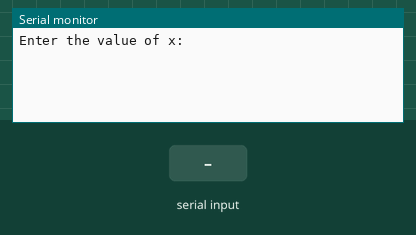
Simulated run of this sketch. Board: Arduino Uno, built with avr-gcc and run on an emulated ATmega328P. Shown: the last lines printed to the serial monitor. The inputs (shaded band) are chosen by the test bench.

Above: at 1.2 s.
1.3 s: "90,45\n" received over Serial
At 1.42 s:
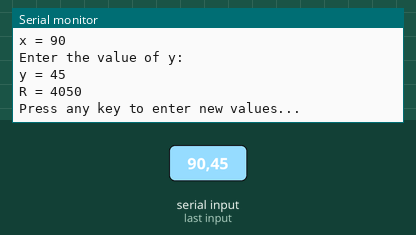
2.8 s: "30,150\n" received over Serial
At 4.0 s:
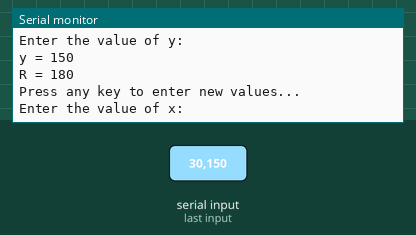

Measured:
- after the input at 1.3 s, the serial monitor: prints a new line at once (image 1)
- after the input at 2.8 s, the serial monitor: prints a new line at once (image 2)

The sketch:

sketch_may11a.ino
```cpp
int x, y, diff;
int R;

void setup() {
  Serial.begin(9600);


  while (!Serial) {
    ;
  }
}

void loop() {
  Serial.println("Enter the value of x:");
  while (!Serial.available()) {
    ;
  }
  x = Serial.parseInt();
  Serial.print("x = ");
  Serial.println(x);

  Serial.println("Enter the value of y:");
  while (!Serial.available()) {
    ;
  }
  y = Serial.parseInt(); // Read the user input as an integer
  Serial.print("y = ");
  Serial.println(y);

  // Compute the difference between x and y
  diff = x - y;

  // Perform computations based on the difference
  if (diff < 0) {
    R = x + y;
  } else if (diff == 0) {
    R = 2 * x + 2 * y;
  } else {
    R = x * y;
  }

  // Print the value of R
  Serial.print("R = ");
  Serial.println(R);

  // Input a new set of values
  Serial.println("Press any key to enter new values...");
  while (!Serial.available()) {
    ;
  }
  Serial.read();

  Serial.println("\n\n\n\n\n\n\n\n");

  // Delay
  delay(100);
}
```
